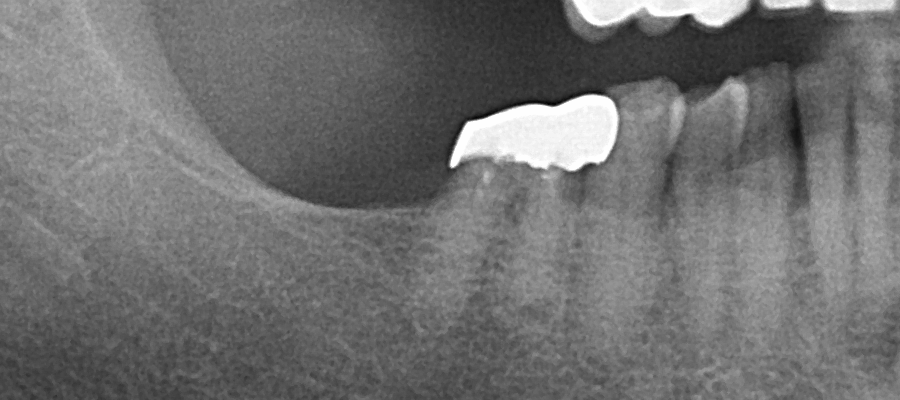
#> input picture input_image/benign-2.png, 900 x 400 px; its folder holds only this picture in this run
$ python -i preprocess_images.py   (imports and definitions only)
#> lines starting #> are read from the running program, lines starting #| are printed output that depends on the picture
#> further down, picture is the input picture: shape (400, 900); min 0, max 254, mean 112.3
"""
Classical Image Preprocessing Module for Dental Caries Segmentation
====================================================================
This module applies classical image processing techniques to enhance
dental X-ray images before feeding them to the deep learning model.

Preprocessing Pipeline:
1. CLAHE (Contrast Limited Adaptive Histogram Equalization)
2. Gaussian/Median filtering for noise reduction
3. Normalization to [0, 1] range

Why Classical Preprocessing Matters:
- Dental X-rays often have low contrast in carious regions
- Radiographic noise can confuse the segmentation model
- Consistent intensity range improves training stability

Author: Hack4Health Team
"""

import os
import cv2
import numpy as np


# [8 lines left out: function create_dir, not called in this run]


def apply_clahe(image, clip_limit=2.0, tile_grid_size=(8, 8)):
    """
    Apply CLAHE (Contrast Limited Adaptive Histogram Equalization).

    CLAHE enhances local contrast while preventing over-amplification
    of noise. This is particularly useful for dental X-rays where
    carious lesions may have subtle intensity differences.

    Args:
        image (np.ndarray): Grayscale input image (uint8)
        clip_limit (float): Threshold for contrast limiting (default: 2.0)
            - Higher values = more contrast but potential noise amplification
            - Lower values = more natural appearance but less enhancement
        tile_grid_size (tuple): Size of grid for histogram equalization
            - Smaller tiles = more local adaptation
            - (8, 8) is a good balance for dental X-rays

    Returns:
        np.ndarray: Contrast-enhanced image (uint8)

    Note:
        Unlike global histogram equalization, CLAHE divides the image
        into small tiles and equalizes each independently, preventing
        over-enhancement in uniform regions.
    """
#> called with clip_limit = 2, tile_grid_size = (8, 8)
    # Create CLAHE object with specified parameters
    clahe = cv2.createCLAHE(
        clipLimit=clip_limit,
        tileGridSize=tile_grid_size
    )

    # Apply CLAHE to the image
    enhanced = clahe.apply(image)
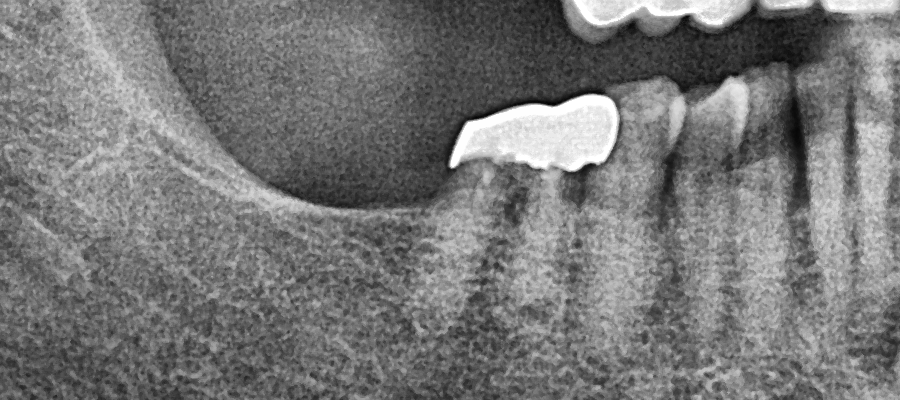
#> enhanced: shape (400, 900); min 1, max 255, mean 119.3

    return enhanced


def apply_filter(image, filter_type="gaussian", kernel_size=5):
    """
    Apply noise reduction filtering to the image.

    Dental X-rays often contain radiographic noise that can interfere
    with accurate segmentation. Filtering reduces this noise while
    (ideally) preserving important edge information.

    Args:
        image (np.ndarray): Input image (uint8 or float32)
        filter_type (str): Type of filter to apply
            - "gaussian": Good for general noise reduction
            - "median": Better for salt-and-pepper noise, preserves edges
            - "bilateral": Preserves edges while smoothing (slower)
        kernel_size (int): Size of the filter kernel (must be odd)

    Returns:
        np.ndarray: Filtered image

    Raises:
        ValueError: If unsupported filter type is specified
    """
#> called with filter_type = 'gaussian', kernel_size = 5
    if filter_type == "gaussian":
        # Gaussian blur: weighted average favoring center pixels
        # Good for general noise reduction
        return cv2.GaussianBlur(image, (kernel_size, kernel_size), 0)

    elif filter_type == "median":
        # Median filter: replaces each pixel with median of neighborhood
        # Excellent for salt-and-pepper noise, preserves edges better
        return cv2.medianBlur(image, kernel_size)

    elif filter_type == "bilateral":
        # Bilateral filter: considers both spatial and intensity differences
        # Best edge preservation but computationally expensive
        return cv2.bilateralFilter(image, kernel_size, 75, 75)

    else:
        raise ValueError(f"Unsupported filter type: {filter_type}. "
                        f"Use 'gaussian', 'median', or 'bilateral'.")


def normalize_image(image):
    """
    Normalize image pixel values to range [0, 1].

    Normalization ensures consistent input range for the neural network,
    which improves training stability and convergence.

    Args:
        image (np.ndarray): Input image (any dtype)

    Returns:
        np.ndarray: Normalized image with values in [0, 1] (float32)

    Note:
        For deep learning, normalized inputs help:
        - Prevent gradient explosion/vanishing
        - Allow consistent learning rates across datasets
        - Improve model generalization
    """
    # Convert to float32 for precision
    image = image.astype(np.float32)

    # Scale from [0, 255] to [0, 1]
    normalized = image / 255.0

    return normalized


def preprocess_single_image(image, clip_limit=2.0, filter_type="gaussian"):
    """
    Apply the full preprocessing pipeline to a single image.

    Pipeline order:
    1. CLAHE for contrast enhancement
    2. Filtering for noise reduction
    3. Normalization to [0, 1]

    Args:
        image (np.ndarray): Grayscale input image (uint8)
        clip_limit (float): CLAHE clip limit
        filter_type (str): Type of noise reduction filter

    Returns:
        np.ndarray: Preprocessed image (float32, range [0, 1])
    """
    # Step 1: Enhance contrast with CLAHE
    image = apply_clahe(image, clip_limit=clip_limit)

    # Step 2: Reduce noise with filtering
    image = apply_filter(image, filter_type=filter_type)

    # Step 3: Normalize to [0, 1]
    image = normalize_image(image)

    return image


# [174 lines left out: functions preprocess_and_save, run_preprocessing, visualize_preprocessing, not called in this run]


# =============================================================================
# MAIN EXECUTION - For running preprocessing directly
# =============================================================================

# [27 lines not run here, left out]

>>> import cv2
>>> picture = cv2.imread('../../input_image/benign-2.png', cv2.IMREAD_GRAYSCALE)
>>> result = preprocess_single_image(picture)
